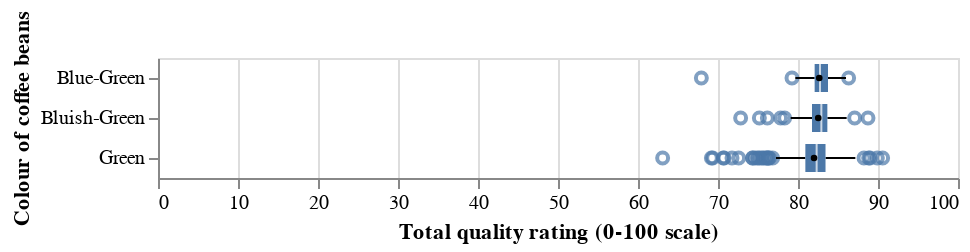

Notebook code for this chart:
### Code cell
coffee_color_boxplot = alt.Chart(coffee_train_df_cleaned).mark_boxplot().encode(
    x = alt.X('total_cup_points', title = "Total quality rating (0-100 scale)"),
    y = alt.Y('color', title = "Colour of coffee beans"))
coffee_color_boxplot_mean = coffee_color_boxplot + coffee_color_boxplot.mark_circle(fill='black',size=11).encode(x='mean(total_cup_points)')
coffee_color_boxplot_mean

### Figure 1 — Vega-Lite specification as saved in the notebook (floating-point values rounded to 4 significant figures; data arrays with more than 128 entries replaced by an {"elided": "..."} marker saying what was removed)
{"config": {"view": {"continuousWidth": 400, "continuousHeight": 300}}, "layer": [{"mark": "boxplot", "encoding": {"x": {"type": "quantitative", "field": "total_cup_points", "title": "Total quality rating (0-100 scale)"}, "y": {"type": "nominal", "field": "color", "title": "Colour of coffee beans"}}}, {"mark": {"type": "circle", "fill": "black", "size": 11}, "encoding": {"x": {"type": "quantitative", "aggregate": "mean", "field": "total_cup_points"}, "y": {"type": "nominal", "field": "color", "title": "Colour of coffee beans"}}}], "data": {"name": "data-927857e120ad29bcbf92d01d5564e26d"}, "$schema": "https://vega.github.io/schema/vega-lite/v4.8.1.json", "datasets": {"data-927857e120ad29bcbf92d01d5564e26d": {"elided": "836 records"}}}
